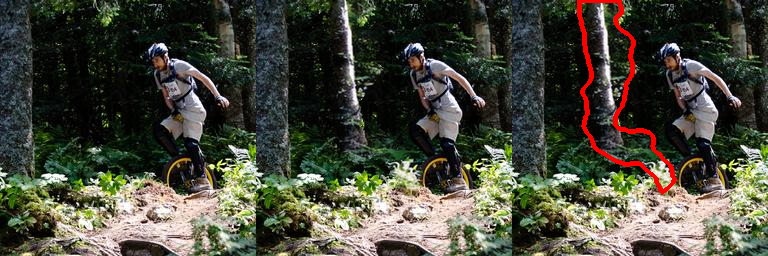
#> input picture predictions/pred_12.png, 768 x 256 px; its folder holds only this picture in this run
$ python -i feature_extraction.py   (imports and definitions only)   (older library calls are emulated)
#> lines starting #> are read from the running program, lines starting #| are printed output that depends on the picture
"""
Used to normalize RGB values and extract Canny, Sobel, Fourier, and Laplacian features from images.
These features are saved as numpy arrays in the processed/train/images directory.
Also transforms masks to a single channel.

Fun extract_features is also used during inference on-the-fly.
"""

import os
import cv2
import numpy as np
from tqdm import tqdm

# Set True if creating features for test set (no masks)
ORIGINAL = True
# Paths
# [12 lines not run here, left out]


def normalize_channel(chan):
    chan -= chan.min()
    chan /= chan.max() + 1e-8
    return chan


def extract_features(img):
    """
    Transforms images: normalizes RGB with ImageNet stats, and scales other channels to [0,1].
    """
    # Convert to float and normalize RGB to [0,1]
    rgb = img[..., :3].astype(np.float32) / 255.0

    # Normalize RGB channels using ImageNet stats
    rgb[..., 0] = (rgb[..., 0] - 0.485) / 0.229  # R
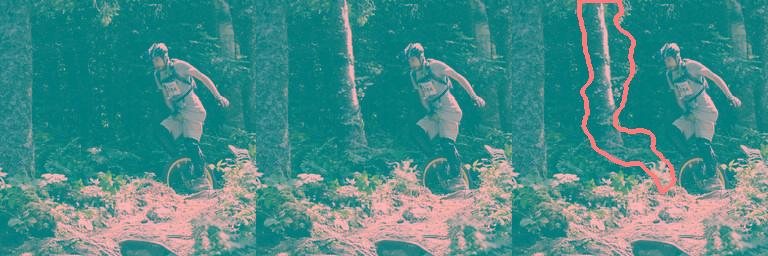
#> rgb: shape (256, 768, 3) float32; mean R, G, B -0.884, 0.286, 0.235; drawn with min black and max white
    rgb[..., 1] = (rgb[..., 1] - 0.456) / 0.224  # G
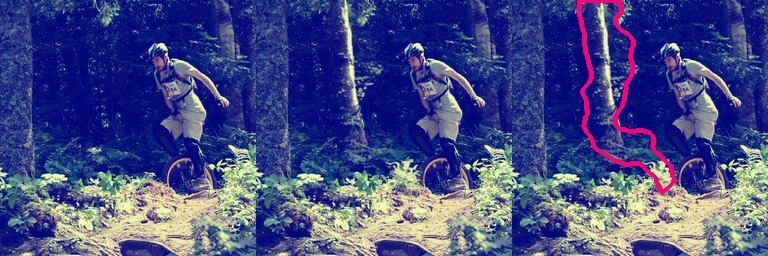
#> rgb: shape (256, 768, 3) float32; mean R, G, B -0.884, -0.76, 0.235; drawn with min black and max white
    rgb[..., 2] = (rgb[..., 2] - 0.406) / 0.225  # B

    # Grayscale version for edge detectors
    gray = cv2.cvtColor(img, cv2.COLOR_RGB2GRAY)
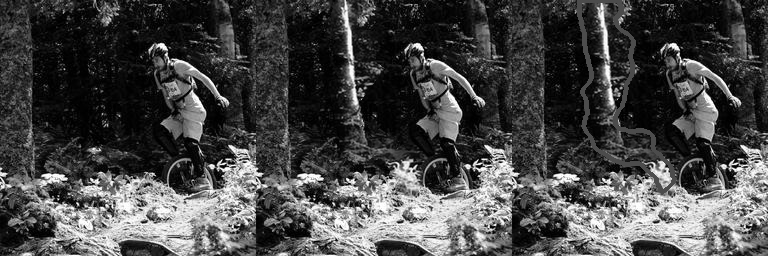
#> gray: shape (256, 768); min 0, max 255, mean 71.1
    gray_norm = gray / 255.0

    # Canny (already in 0–255, so divide to get 0–1)
    canny = cv2.Canny(gray, 100, 200).astype(np.float32) / 255.0
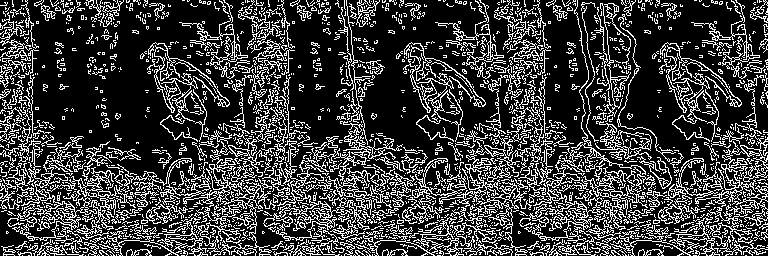
#> canny: shape (256, 768) float32; values 0 (black) and 1 (white), 24.4% white in thin lines or dots

    # Sobel magnitude → normalize to [0,1]
    sobelx = cv2.Sobel(gray_norm, cv2.CV_64F, 1, 0, ksize=3)
    sobely = cv2.Sobel(gray_norm, cv2.CV_64F, 0, 1, ksize=3)
    sobel_mag = np.sqrt(sobelx**2 + sobely**2)
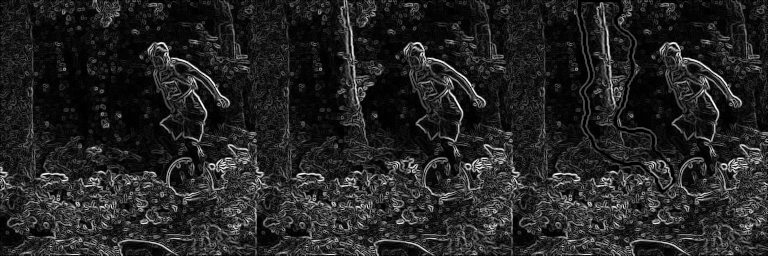
#> sobel_mag: shape (256, 768) float64; min 0, max 4.03, mean 0.582; drawn with min black and max white
    sobel_mag = normalize_channel(sobel_mag)

    # Fourier magnitude (log-scaled) → already normalized
    f = np.fft.fft2(gray_norm)
    fshift = np.fft.fftshift(f)
    ft_mag = np.log1p(np.abs(fshift))
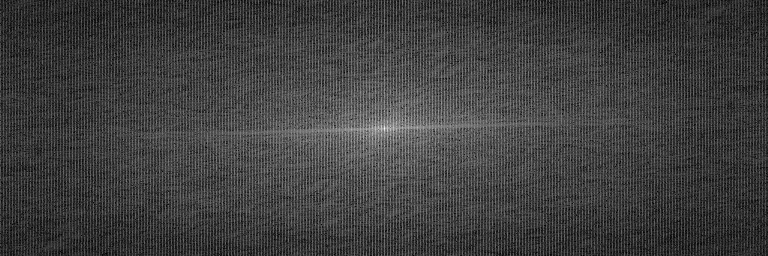
#> ft_mag: shape (256, 768) float64; min 0.0217, max 10.91, mean 2.77; drawn with min black and max white
    ft_mag = ft_mag / ft_mag.max()

    # Laplacian → normalize to [0,1]
    laplacian = cv2.Laplacian(gray_norm, cv2.CV_64F)
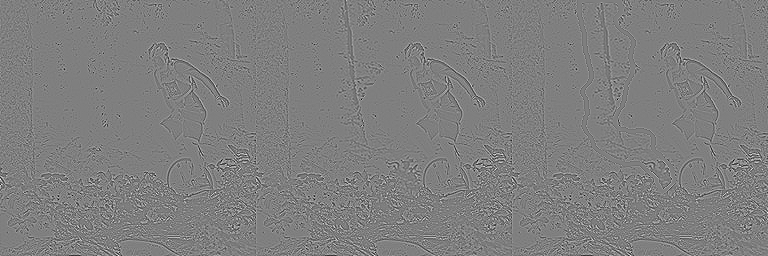
#> laplacian: shape (256, 768) float64; min -2.26, max 2.27, mean -0.00017; drawn with min black and max white
    laplacian = normalize_channel(laplacian)

    # Stack all 7 channels
    stacked = np.dstack(
        [
            rgb,
            canny[..., None],
            sobel_mag[..., None],
            ft_mag[..., None],
            laplacian[..., None],
        ]
    )

    return stacked.astype(np.float32)


# [24 lines not run here, left out]

>>> import cv2
>>> picture = cv2.cvtColor(cv2.imread('../predictions/pred_12.png'), cv2.COLOR_BGR2RGB)
>>> result = extract_features(picture)

$ run again, on predictions/pred_2.png
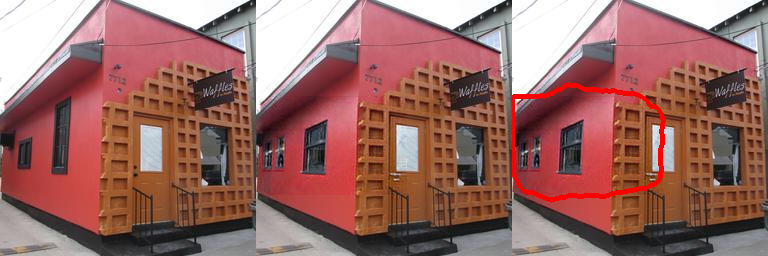
#> input picture predictions/pred_2.png, 768 x 256 px
#> in extract_features, `canny = cv2.Canny(gray, 100, 200).astype(np.float32) / 255.0`:
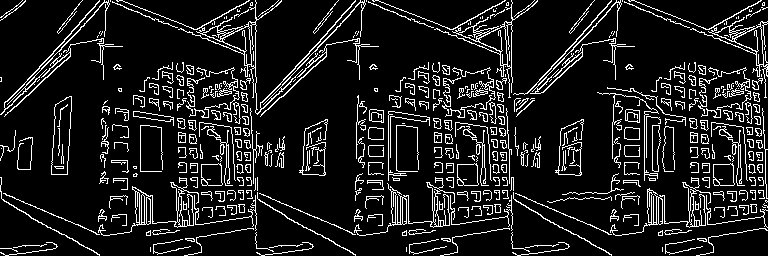
#> canny: shape (256, 768) float32; values 0 (black) and 1 (white), 11.8% white in thin lines or dots
#> in extract_features, `laplacian = cv2.Laplacian(gray_norm, cv2.CV_64F)`:
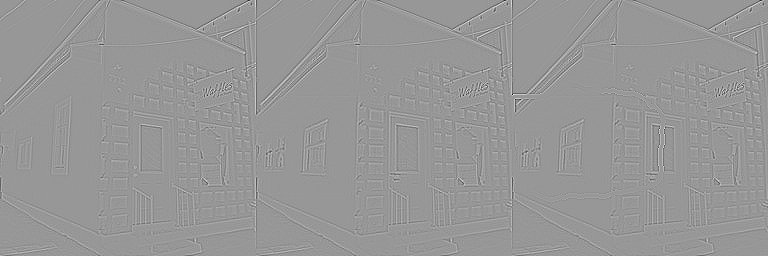
#> laplacian: shape (256, 768) float64; min -2.07, max 1.42, mean -0.000173; drawn with min black and max white

$ run again, on predictions/pred_9.png
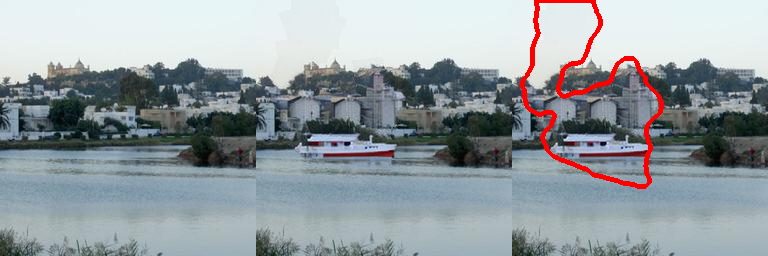
#> input picture predictions/pred_9.png, 768 x 256 px
#> in extract_features, `canny = cv2.Canny(gray, 100, 200).astype(np.float32) / 255.0`:
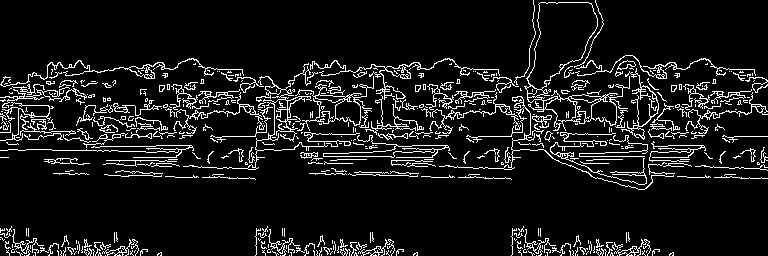
#> canny: shape (256, 768) float32; values 0 (black) and 1 (white), 9.3% white in thin lines or dots
#> in extract_features, `laplacian = cv2.Laplacian(gray_norm, cv2.CV_64F)`:
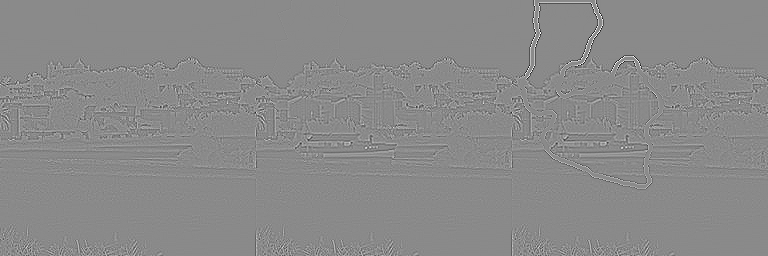
#> laplacian: shape (256, 768) float64; min -1.53, max 1.3, mean 2.65e-05; drawn with min black and max white
